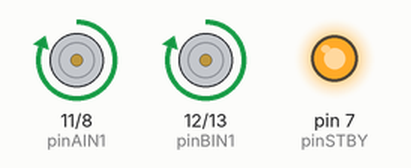
This sketch was run on a simulated Arduino Uno, built with avr-gcc and run on an emulated ATmega328P. Parts: motor-driver pin pairs drawn as motors (green arrow = first pin HIGH = forward, orange = second pin HIGH = backward, longer = more drive, scaled by the enable pin, stopped while the standby pin is LOW), output pins drawn as LEDs (lit = HIGH).

Above: at 1.0 s.
At 5.2 s:
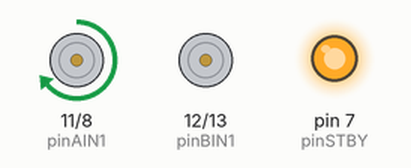
At 6.5 s:
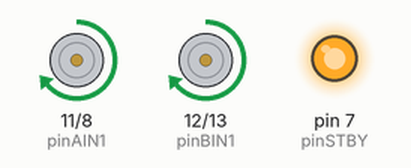
At 8.7 s:
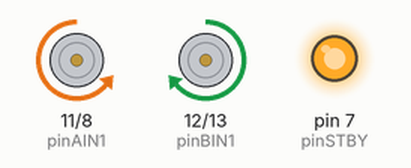
At 12.2 s:
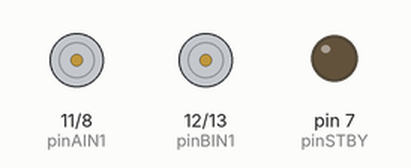
At 17.7 s:
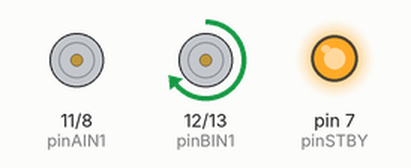
Timing chart, 0 to 19.2 s (numbered marks = the images above):
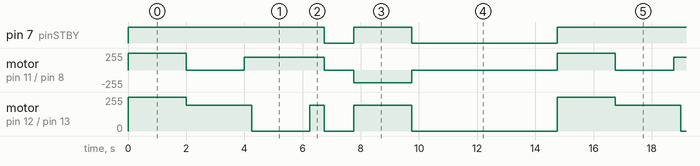

The sketch:

sketch_aug22c.ino
```cpp
/*
Sample Code to run the Sparkfun TB6612FNG 1A Dual Motor Driver using Arduino UNO R3

This code conducts a few simple manoeuvres to illustrate the functions:
  - motorDrive(motorNumber, motorDirection, motorSpeed)
  - motorBrake(motorNumber)
  - motorStop(motorNumber)
  - motorsStandby

//  Connections:
//- Pin 3 ---> PWMA
//- Pin 8 ---> AIN2
//- Pin 11 ---> AIN1
//- Pin 7 ---> STBY
//- Pin 12 ---> BIN1
//- Pin 13 ---> BIN2
//- Pin 5 ---> PWMB

- Motor 1: A01 and A02
- Motor 2: B01 and B02

*/

//Define the Pins

//Motor 1
int pinAIN1 = 11; //Direction
int pinAIN2 = 8; //Direction
int pinPWMA = 6; //Speed

//Motor 2
int pinBIN1 = 12; //Direction
int pinBIN2 = 13; //Direction
int pinPWMB = 5; //Speed

//Standby
int pinSTBY = 7;

//Constants to help remember the parameters
static boolean turnCW = 0;  //for motorDrive function
static boolean turnCCW = 1; //for motorDrive function
static boolean motor1 = 0;  //for motorDrive, motorStop, motorBrake functions
static boolean motor2 = 1;  //for motorDrive, motorStop, motorBrake functions


void setup()
{
//Set the PIN Modes
  pinMode(pinPWMA, OUTPUT);
  pinMode(pinAIN1, OUTPUT);
  pinMode(pinAIN2, OUTPUT);

  pinMode(pinPWMB, OUTPUT);
  pinMode(pinBIN1, OUTPUT);
  pinMode(pinBIN2, OUTPUT);

  pinMode(pinSTBY, OUTPUT);

}

void loop()
{

  //Drive both motors CW, full speed
  motorDrive(motor1, turnCW, 255);
  motorDrive(motor2, turnCW, 255);

  //Keep driving for 2 secs
  delay(2000);

  //Turn towards motor1: Stop Motor1, slow Motor2
  motorStop(motor1);
  motorDrive(motor2, turnCW, 192);

  //Keep turning for 2 secs
  delay(2000);

  //Turn in opposite direction: Stop Motor2, slow Motor1
  motorDrive(motor1, turnCW, 192);
  delay(250);
  motorStop(motor2);

  //Keep turning for 2 secs
  delay(2000);

  //Straighten up
  motorDrive(motor2, turnCW, 192);
  delay(500);

  //Put motors into Standby
  motorsStandby();
  delay(1000);

  //Do a tight turn towards motor1: Motor2 forward, Motor1 reverse
  motorDrive(motor1, turnCCW, 192);
  motorDrive(motor2, turnCW, 192);

  //Keep turning for 2 secs
  delay(2000);


  //Apply Brakes, then into Standby
  motorBrake(motor1);
  motorBrake(motor2);
  motorsStandby();

  //Stand still for 5 secs, then we do it all over again...
  delay(5000);

}

void motorDrive(boolean motorNumber, boolean motorDirection, int motorSpeed)
{
  /*
  This Drives a specified motor, in a specific direction, at a specified speed:
    - motorNumber: motor1 or motor2 ---> Motor 1 or Motor 2
    - motorDirection: turnCW or turnCCW ---> clockwise or counter-clockwise
    - motorSpeed: 0 to 255 ---> 0 = stop / 255 = fast
  */

  boolean pinIn1;  //Relates to AIN1 or BIN1 (depending on the motor number specified)


//Specify the Direction to turn the motor
  //Clockwise: AIN1/BIN1 = HIGH and AIN2/BIN2 = LOW
  //Counter-Clockwise: AIN1/BIN1 = LOW and AIN2/BIN2 = HIGH
  if (motorDirection == turnCW)
    pinIn1 = HIGH;
  else
    pinIn1 = LOW;

//Select the motor to turn, and set the direction and the speed
  if(motorNumber == motor1)
  {
    digitalWrite(pinAIN1, pinIn1);
    digitalWrite(pinAIN2, !pinIn1);  //This is the opposite of the AIN1
    analogWrite(pinPWMA, motorSpeed);
  }
  else
  {
    digitalWrite(pinBIN1, pinIn1);
    digitalWrite(pinBIN2, !pinIn1);  //This is the opposite of the BIN1
    analogWrite(pinPWMB, motorSpeed);
  }


//Finally , make sure STBY is disabled - pull it HIGH
  digitalWrite(pinSTBY, HIGH);

}

void motorBrake(boolean motorNumber)
{
/*
This "Short Brake"s the specified motor, by setting speed to zero
*/

  if (motorNumber == motor1)
    analogWrite(pinPWMA, 0);
  else
    analogWrite(pinPWMB, 0);

}


void motorStop(boolean motorNumber)
{
  /*
  This stops the specified motor by setting both IN pins to LOW
  */
  if (motorNumber == motor1) {
    digitalWrite(pinAIN1, LOW);
    digitalWrite(pinAIN2, LOW);
  }
  else
  {
    digitalWrite(pinBIN1, LOW);
    digitalWrite(pinBIN2, LOW);
  }
}


void motorsStandby()
{
  /*
  This puts the motors into Standby Mode
  */
  digitalWrite(pinSTBY, LOW);
}
```

Measured:
- by itself, pin 7 (pinSTBY): repeats every 14.8 s: LOW 1.0 s, HIGH 2.0 s, LOW 5.0 s, HIGH 6.8 s
- by itself, motor on pin 11 (pinAIN1) / pin 8 (pinAIN2): repeats every 14.8 s: stopped 2.0 s, forward 192/255 2.8 s, stopped 1.0 s, backward 192/255 2.0 s, stopped 5.0 s, forward 255/255 2.0 s
- by itself, motor on pin 12 (pinBIN1) / pin 13 (pinBIN2): repeats every 14.8 s: forward 192/255 2.3 s, stopped 2.0 s, forward 192/255 0.50 s, stopped 1.0 s, forward 192/255 2.0 s, stopped 5.0 s, forward 255/255 2.0 s
